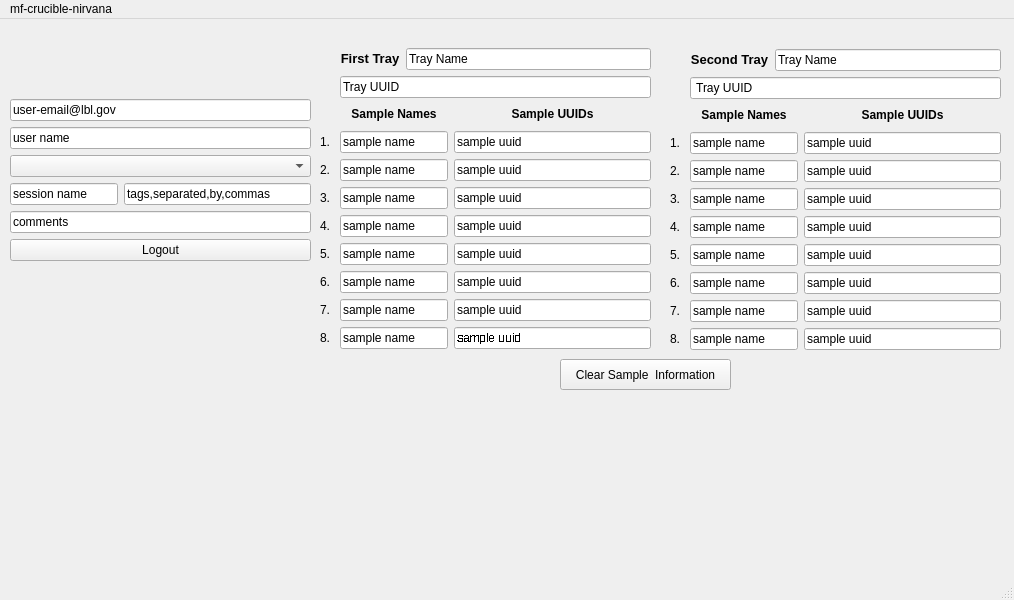
<?xml version="1.0" encoding="UTF-8"?>
<ui version="4.0">
 <class>MainWindow</class>
 <widget class="QMainWindow" name="MainWindow">
  <property name="geometry">
   <rect>
    <x>0</x>
    <y>0</y>
    <width>1014</width>
    <height>600</height>
   </rect>
  </property>
  <property name="windowTitle">
   <string>MainWindow</string>
  </property>
  <widget class="QWidget" name="centralwidget">
   <widget class="QWidget" name="layoutWidget">
    <property name="geometry">
     <rect>
      <x>10</x>
      <y>80</y>
      <width>301</width>
      <height>224</height>
     </rect>
    </property>
    <layout class="QFormLayout" name="formLayout">
     <item row="0" column="0" colspan="2">
      <widget class="QLineEdit" name="email_lineEdit">
       <property name="text">
        <string>user-email@lbl.gov</string>
       </property>
      </widget>
     </item>
     <item row="1" column="0" colspan="2">
      <widget class="QLineEdit" name="username_lineEdit">
       <property name="text">
        <string>user name</string>
       </property>
      </widget>
     </item>
     <item row="2" column="0" colspan="2">
      <widget class="QComboBox" name="project_comboBox"/>
     </item>
     <item row="3" column="0">
      <widget class="QLineEdit" name="session_lineEdit">
       <property name="text">
        <string>session name</string>
       </property>
      </widget>
     </item>
     <item row="3" column="1">
      <widget class="QLineEdit" name="tags_lineEdit">
       <property name="text">
        <string>tags,separated,by,commas</string>
       </property>
      </widget>
     </item>
     <item row="4" column="0" colspan="2">
      <widget class="QLineEdit" name="comments_lineEdit">
       <property name="text">
        <string>comments</string>
       </property>
      </widget>
     </item>
     <item row="5" column="0" colspan="2">
      <widget class="QPushButton" name="logout_button">
       <property name="text">
        <string>Logout</string>
       </property>
      </widget>
     </item>
    </layout>
   </widget>
   <widget class="QWidget" name="layoutWidget">
    <property name="geometry">
     <rect>
      <x>670</x>
      <y>30</y>
      <width>331</width>
      <height>301</height>
     </rect>
    </property>
    <layout class="QGridLayout" name="gridLayout_2">
     <item row="2" column="1" colspan="2">
      <widget class="QLabel" name="label_22">
       <property name="text">
        <string>&lt;html&gt;&lt;head/&gt;&lt;body&gt;&lt;p align=&quot;center&quot;&gt;&lt;span style=&quot; font-weight:700;&quot;&gt;Sample Names&lt;/span&gt;&lt;/p&gt;&lt;/body&gt;&lt;/html&gt;</string>
       </property>
      </widget>
     </item>
     <item row="6" column="3">
      <widget class="QLineEdit" name="tray2_sample4_uuid">
       <property name="text">
        <string>sample uuid</string>
       </property>
      </widget>
     </item>
     <item row="5" column="1" colspan="2">
      <widget class="QLineEdit" name="tray2_sample3_name">
       <property name="text">
        <string>sample name</string>
       </property>
      </widget>
     </item>
     <item row="6" column="0">
      <widget class="QLabel" name="label_12">
       <property name="text">
        <string>4.</string>
       </property>
      </widget>
     </item>
     <item row="10" column="3">
      <widget class="QLineEdit" name="tray2_sample8_uuid">
       <property name="text">
        <string>sample uuid</string>
       </property>
      </widget>
     </item>
     <item row="10" column="0">
      <widget class="QLabel" name="label_15">
       <property name="text">
        <string>8.</string>
       </property>
      </widget>
     </item>
     <item row="3" column="3">
      <widget class="QLineEdit" name="tray2_sample1_uuid">
       <property name="text">
        <string>sample uuid</string>
       </property>
      </widget>
     </item>
     <item row="9" column="0">
      <widget class="QLabel" name="label_16">
       <property name="text">
        <string>7.</string>
       </property>
      </widget>
     </item>
     <item row="4" column="1" colspan="2">
      <widget class="QLineEdit" name="tray2_sample2_name">
       <property name="text">
        <string>sample name</string>
       </property>
      </widget>
     </item>
     <item row="3" column="1" colspan="2">
      <widget class="QLineEdit" name="tray2_sample1_name">
       <property name="text">
        <string>sample name</string>
       </property>
      </widget>
     </item>
     <item row="7" column="1" colspan="2">
      <widget class="QLineEdit" name="tray2_sample5_name">
       <property name="text">
        <string>sample name</string>
       </property>
      </widget>
     </item>
     <item row="0" column="2" colspan="2">
      <widget class="QLineEdit" name="tray2_name">
       <property name="text">
        <string>Tray Name</string>
       </property>
      </widget>
     </item>
     <item row="8" column="3">
      <widget class="QLineEdit" name="tray2_sample6_uuid">
       <property name="text">
        <string>sample uuid</string>
       </property>
      </widget>
     </item>
     <item row="1" column="1" colspan="3">
      <widget class="QLineEdit" name="tray2_uuid">
       <property name="text">
        <string> Tray UUID</string>
       </property>
      </widget>
     </item>
     <item row="8" column="0">
      <widget class="QLabel" name="label_19">
       <property name="text">
        <string>6.</string>
       </property>
      </widget>
     </item>
     <item row="5" column="0">
      <widget class="QLabel" name="label_18">
       <property name="text">
        <string>3.</string>
       </property>
      </widget>
     </item>
     <item row="3" column="0">
      <widget class="QLabel" name="label_17">
       <property name="text">
        <string>1. </string>
       </property>
      </widget>
     </item>
     <item row="10" column="1" colspan="2">
      <widget class="QLineEdit" name="tray2_sample8_name">
       <property name="text">
        <string>sample name</string>
       </property>
      </widget>
     </item>
     <item row="7" column="3">
      <widget class="QLineEdit" name="tray2_sample5_uuid">
       <property name="text">
        <string>sample uuid</string>
       </property>
      </widget>
     </item>
     <item row="7" column="0">
      <widget class="QLabel" name="label_14">
       <property name="text">
        <string>5.</string>
       </property>
      </widget>
     </item>
     <item row="4" column="3">
      <widget class="QLineEdit" name="tray2_sample2_uuid">
       <property name="text">
        <string>sample uuid</string>
       </property>
      </widget>
     </item>
     <item row="6" column="1" colspan="2">
      <widget class="QLineEdit" name="tray2_sample4_name">
       <property name="text">
        <string>sample name</string>
       </property>
      </widget>
     </item>
     <item row="9" column="1" colspan="2">
      <widget class="QLineEdit" name="tray2_sample7_name">
       <property name="text">
        <string>sample name</string>
       </property>
      </widget>
     </item>
     <item row="9" column="3">
      <widget class="QLineEdit" name="tray2_sample7_uuid">
       <property name="text">
        <string>sample uuid</string>
       </property>
      </widget>
     </item>
     <item row="4" column="0">
      <widget class="QLabel" name="label_13">
       <property name="text">
        <string>2.</string>
       </property>
      </widget>
     </item>
     <item row="5" column="3">
      <widget class="QLineEdit" name="tray2_sample3_uuid">
       <property name="text">
        <string>sample uuid</string>
       </property>
      </widget>
     </item>
     <item row="2" column="3">
      <widget class="QLabel" name="label_23">
       <property name="text">
        <string>&lt;html&gt;&lt;head/&gt;&lt;body&gt;&lt;p align=&quot;center&quot;&gt;&lt;span style=&quot; font-weight:700;&quot;&gt;Sample UUIDs&lt;/span&gt;&lt;/p&gt;&lt;/body&gt;&lt;/html&gt;</string>
       </property>
      </widget>
     </item>
     <item row="8" column="1" colspan="2">
      <widget class="QLineEdit" name="tray2_sample6_name">
       <property name="text">
        <string>sample name</string>
       </property>
      </widget>
     </item>
     <item row="0" column="1">
      <widget class="QLabel" name="label_11">
       <property name="text">
        <string>&lt;html&gt;&lt;head/&gt;&lt;body&gt;&lt;p align=&quot;center&quot;&gt;&lt;span style=&quot; font-size:10pt; font-weight:700;&quot;&gt;Second Tray&lt;/span&gt;&lt;/p&gt;&lt;/body&gt;&lt;/html&gt;</string>
       </property>
      </widget>
     </item>
    </layout>
   </widget>
   <widget class="QPushButton" name="clear_samples_button">
    <property name="geometry">
     <rect>
      <x>560</x>
      <y>340</y>
      <width>171</width>
      <height>31</height>
     </rect>
    </property>
    <property name="text">
     <string>Clear Sample  Information</string>
    </property>
   </widget>
   <widget class="QWidget" name="layoutWidget">
    <property name="geometry">
     <rect>
      <x>320</x>
      <y>29</y>
      <width>331</width>
      <height>301</height>
     </rect>
    </property>
    <layout class="QGridLayout" name="gridLayout">
     <item row="0" column="1">
      <widget class="QLabel" name="label_10">
       <property name="text">
        <string>&lt;html&gt;&lt;head/&gt;&lt;body&gt;&lt;p align=&quot;center&quot;&gt;&lt;span style=&quot; font-size:10pt; font-weight:700;&quot;&gt;First Tray&lt;/span&gt;&lt;/p&gt;&lt;/body&gt;&lt;/html&gt;</string>
       </property>
      </widget>
     </item>
     <item row="0" column="2" colspan="2">
      <widget class="QLineEdit" name="tray1_name">
       <property name="text">
        <string>Tray Name</string>
       </property>
      </widget>
     </item>
     <item row="1" column="1" colspan="3">
      <widget class="QLineEdit" name="tray1_uuid">
       <property name="text">
        <string>Tray UUID</string>
       </property>
      </widget>
     </item>
     <item row="2" column="1" colspan="2">
      <widget class="QLabel" name="label_20">
       <property name="text">
        <string>&lt;html&gt;&lt;head/&gt;&lt;body&gt;&lt;p align=&quot;center&quot;&gt;&lt;span style=&quot; font-weight:700;&quot;&gt;Sample Names&lt;/span&gt;&lt;/p&gt;&lt;/body&gt;&lt;/html&gt;</string>
       </property>
      </widget>
     </item>
     <item row="2" column="3">
      <widget class="QLabel" name="label_21">
       <property name="text">
        <string>&lt;html&gt;&lt;head/&gt;&lt;body&gt;&lt;p align=&quot;center&quot;&gt;&lt;span style=&quot; font-weight:700;&quot;&gt;Sample UUIDs&lt;/span&gt;&lt;/p&gt;&lt;/body&gt;&lt;/html&gt;</string>
       </property>
      </widget>
     </item>
     <item row="3" column="0">
      <widget class="QLabel" name="label_2">
       <property name="text">
        <string>1. </string>
       </property>
      </widget>
     </item>
     <item row="3" column="1" colspan="2">
      <widget class="QLineEdit" name="tray1_sample1_name">
       <property name="text">
        <string>sample name</string>
       </property>
      </widget>
     </item>
     <item row="3" column="3">
      <widget class="QLineEdit" name="tray1_sample1_uuid">
       <property name="text">
        <string>sample uuid</string>
       </property>
       <property name="cursorPosition">
        <number>0</number>
       </property>
      </widget>
     </item>
     <item row="4" column="0">
      <widget class="QLabel" name="label_3">
       <property name="text">
        <string>2.</string>
       </property>
      </widget>
     </item>
     <item row="4" column="1" colspan="2">
      <widget class="QLineEdit" name="tray1_sample2_name">
       <property name="text">
        <string>sample name</string>
       </property>
      </widget>
     </item>
     <item row="4" column="3">
      <widget class="QLineEdit" name="tray1_sample2_uuid">
       <property name="text">
        <string>sample uuid</string>
       </property>
      </widget>
     </item>
     <item row="5" column="0">
      <widget class="QLabel" name="label_5">
       <property name="text">
        <string>3.</string>
       </property>
      </widget>
     </item>
     <item row="5" column="1" colspan="2">
      <widget class="QLineEdit" name="tray1_sample3_name">
       <property name="text">
        <string>sample name</string>
       </property>
      </widget>
     </item>
     <item row="5" column="3">
      <widget class="QLineEdit" name="tray1_sample3_uuid">
       <property name="text">
        <string>sample uuid</string>
       </property>
      </widget>
     </item>
     <item row="6" column="0">
      <widget class="QLabel" name="label_4">
       <property name="text">
        <string>4.</string>
       </property>
      </widget>
     </item>
     <item row="6" column="1" colspan="2">
      <widget class="QLineEdit" name="tray1_sample4_name">
       <property name="text">
        <string>sample name</string>
       </property>
      </widget>
     </item>
     <item row="6" column="3">
      <widget class="QLineEdit" name="tray1_sample4_uuid">
       <property name="text">
        <string>sample uuid</string>
       </property>
      </widget>
     </item>
     <item row="7" column="0">
      <widget class="QLabel" name="label_7">
       <property name="text">
        <string>5.</string>
       </property>
      </widget>
     </item>
     <item row="7" column="1" colspan="2">
      <widget class="QLineEdit" name="tray1_sample5_name">
       <property name="text">
        <string>sample name</string>
       </property>
      </widget>
     </item>
     <item row="7" column="3">
      <widget class="QLineEdit" name="tray1_sample5_uuid">
       <property name="text">
        <string>sample uuid</string>
       </property>
      </widget>
     </item>
     <item row="8" column="0">
      <widget class="QLabel" name="label_6">
       <property name="text">
        <string>6.</string>
       </property>
      </widget>
     </item>
     <item row="8" column="1" colspan="2">
      <widget class="QLineEdit" name="tray1_sample6_name">
       <property name="text">
        <string>sample name</string>
       </property>
      </widget>
     </item>
     <item row="8" column="3">
      <widget class="QLineEdit" name="tray1_sample6_uuid">
       <property name="text">
        <string>sample uuid</string>
       </property>
       <property name="alignment">
        <set>Qt::AlignmentFlag::AlignLeading|Qt::AlignmentFlag::AlignLeft|Qt::AlignmentFlag::AlignVCenter</set>
       </property>
      </widget>
     </item>
     <item row="9" column="0">
      <widget class="QLabel" name="label_9">
       <property name="text">
        <string>7.</string>
       </property>
      </widget>
     </item>
     <item row="9" column="1" colspan="2">
      <widget class="QLineEdit" name="tray1_sample7_name">
       <property name="text">
        <string>sample name</string>
       </property>
      </widget>
     </item>
     <item row="9" column="3">
      <widget class="QLineEdit" name="tray1_sample7_uuid">
       <property name="text">
        <string>sample uuid</string>
       </property>
       <property name="alignment">
        <set>Qt::AlignmentFlag::AlignLeading|Qt::AlignmentFlag::AlignLeft|Qt::AlignmentFlag::AlignVCenter</set>
       </property>
      </widget>
     </item>
     <item row="10" column="0">
      <widget class="QLabel" name="label_8">
       <property name="text">
        <string>8.</string>
       </property>
      </widget>
     </item>
     <item row="10" column="1" colspan="2">
      <widget class="QLineEdit" name="tray1_sample8_name">
       <property name="text">
        <string>sample name</string>
       </property>
      </widget>
     </item>
     <item row="10" column="3">
      <widget class="QLineEdit" name="tray1_sample8_uuid">
       <property name="sizePolicy">
        <sizepolicy hsizetype="Expanding" vsizetype="Fixed">
         <horstretch>0</horstretch>
         <verstretch>0</verstretch>
        </sizepolicy>
       </property>
       <property name="font">
        <font>
         <stylestrategy>NoAntialias</stylestrategy>
         <kerning>true</kerning>
        </font>
       </property>
       <property name="layoutDirection">
        <enum>Qt::LayoutDirection::LeftToRight</enum>
       </property>
       <property name="autoFillBackground">
        <bool>false</bool>
       </property>
       <property name="text">
        <string>sample uuid</string>
       </property>
       <property name="alignment">
        <set>Qt::AlignmentFlag::AlignLeading|Qt::AlignmentFlag::AlignLeft|Qt::AlignmentFlag::AlignVCenter</set>
       </property>
      </widget>
     </item>
    </layout>
   </widget>
  </widget>
  <widget class="QMenuBar" name="menubar">
   <property name="geometry">
    <rect>
     <x>0</x>
     <y>0</y>
     <width>1014</width>
     <height>22</height>
    </rect>
   </property>
   <widget class="QMenu" name="menumf_crucible_nirvana">
    <property name="title">
     <string>mf-crucible-nirvana</string>
    </property>
   </widget>
   <addaction name="menumf_crucible_nirvana"/>
  </widget>
  <widget class="QStatusBar" name="statusbar"/>
 </widget>
 <resources/>
 <connections/>
</ui>
